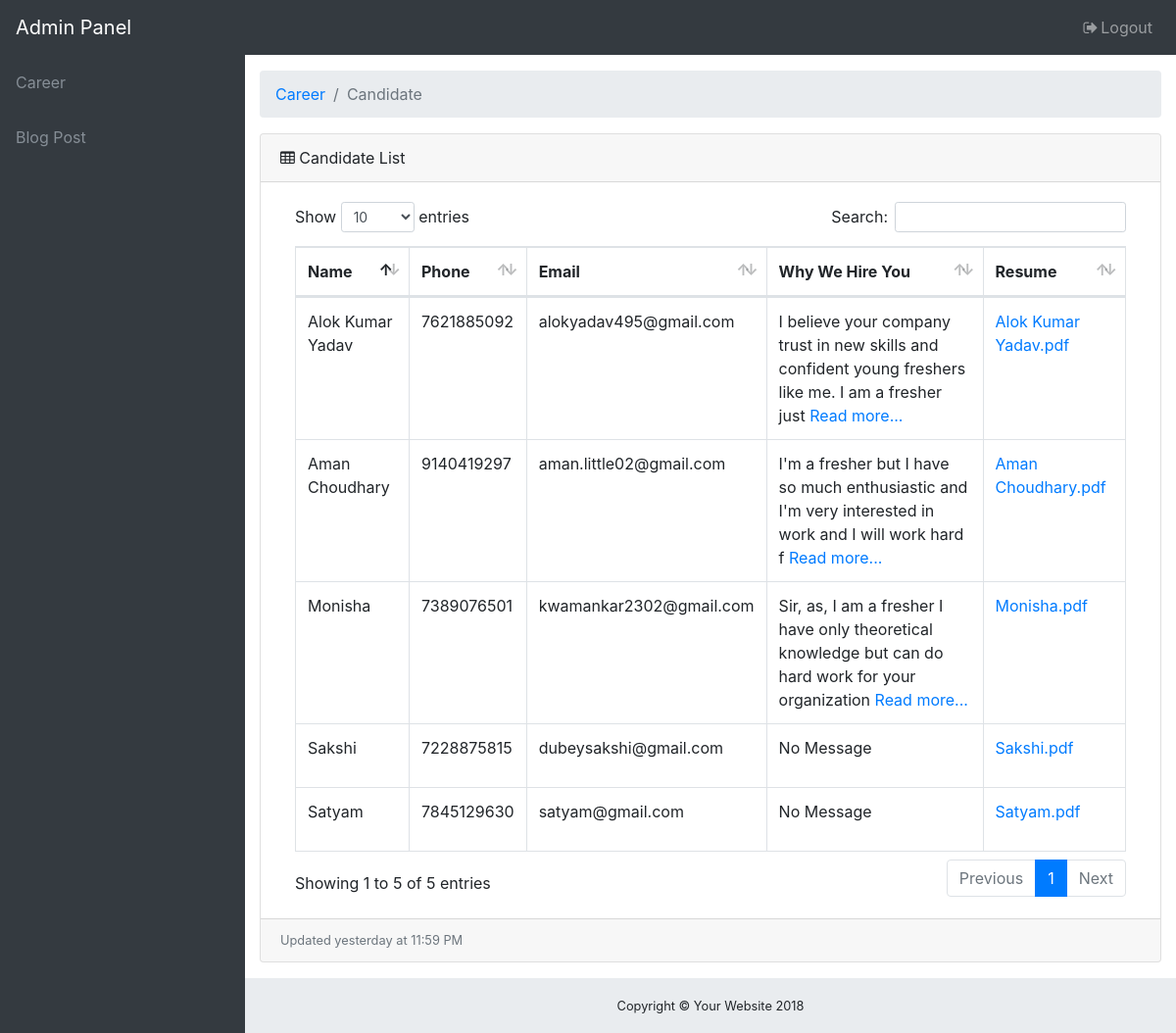
The app's page /admin_page/ with its own data.
### first/models.py (models this page shows)
class Resume_class(models.Model):
    name= models.CharField(max_length=30)
    email=models.EmailField(max_length=70, null=True)
    phone = models.IntegerField(default=200)
    whywehire_message = models.CharField(max_length=1000, blank=True)
    pdf_file = models.CharField(max_length=1000000)

### first/views.py (the view)
# urls.py: url(r'^admin_page/$', views.admin_view, name="admin_view"),
def admin_view(request):
    aspirant_list = []
    database_object = Resume_class.objects.all()
    for i in database_object:
        resume_obj = Resume_class()
        resume_obj.name = i.name
        resume_obj.phone = i.phone
        resume_obj.email = i.email
        temp =i.whywehire_message
        resume_obj.whywehire_message = temp[:100]
        resume_obj.pdf_file = i.pdf_file
        aspirant_list.append(resume_obj)
    return render(request, 'home.html', {'aspirant_list': aspirant_list})

### first/templates/home.html (shortened to what this page needs)
<!DOCTYPE html>
<html lang="en">
<head>
    {% load static %}
    <link href="{% static 'vendor/bootstrap/css/bootstrap.min.css' %}" rel="stylesheet">
    <link href="{% static 'vendor/font-awesome/css/font-awesome.min.css' %}" rel="stylesheet" type="text/css">
    <link href="{% static 'vendor/datatables/dataTables.bootstrap4.css' %}" rel="stylesheet">
    <link href="{% static 'css/sb-admin.css' %}" rel="stylesheet">
</head>
<body class="fixed-nav sticky-footer bg-dark" id="page-top">
  <nav class="navbar navbar-expand-lg navbar-dark bg-dark fixed-top" id="mainNav">
    <a class="navbar-brand" href="index.html">Admin Panel</a>
    <div class="collapse navbar-collapse" id="navbarResponsive">
      <ul class="navbar-nav navbar-sidenav" id="exampleAccordion">
          <li class="nav-item" data-toggle="tooltip" data-placement="right" title="Charts">
              <a class="nav-link" href="">
                <span class="nav-link-text">Career</span>
              </a>
            </li>
        <li class="nav-item" data-toggle="tooltip" data-placement="right" title="Dashboard">
          <a class="nav-link" href="blog">
            <span class="nav-link-text">Blog Post</span>
          </a>
        </li>
      </ul>
      <ul class="navbar-nav ml-auto">
        <li class="nav-item">
          <a class="nav-link" data-toggle="modal" data-target="#exampleModal">
            <i class="fa fa-fw fa-sign-out"></i>Logout</a>
        </li>
      </ul>
    </div>
  </nav>
  <div class="content-wrapper">
    <div class="container-fluid">
      <ol class="breadcrumb">
        <li class="breadcrumb-item">
          <a href="#">Career</a>
        </li>
        <li class="breadcrumb-item active">Candidate</li>
      </ol>
      <div class="card mb-3">
        <div class="card-header">
          <i class="fa fa-table"></i> Candidate List</div>
        <div class="card-body">
          <div class="table-responsive">
            <table class="table table-bordered" id="dataTable" width="100%" cellspacing="0">
              <thead>
                <tr>
                <th>Name</th>
                <th>Phone</th>
                <th>Email</th>
              <th>Why We Hire You</th>
                <th>Resume</th>
          </tr>
              </thead>
              <tbody>
               {% for asp in aspirant_list %}
    <tr>
             <td>{{asp.name}}</td>
           <td>{{asp.phone}}</td>
           <td>{{asp.email}}</td>
              <td><span class="teaser">{{asp.whywehire_message}}</span>
                  {% if asp.whywehire_message %}
                    <a href="candidate_details/{{asp.phone}}" >Read more...</a>
                    {% else %}
                  <p>No Message</p>
                  {% endif  %}
              </td>
              <td><a href="view_resume/{{asp.phone}}" target="_blank">{{asp.name}}.pdf</a></td>
           </tr>
  {% endfor %}
              </tbody>
            </table>
          </div>
        </div>
        <div class="card-footer small text-muted">Updated yesterday at 11:59 PM</div>
      </div>
    </div>
    <footer class="sticky-footer">
      <div class="container">
        <div class="text-center alok_class">
          <small>Copyright © Your Website 2018</small>
        </div>
      </div>
    </footer>
  </div>
</body>
</html>

### first/static/css/sb-admin.css (style rules this page uses)
html { position: relative; min-height: 100%; }
body { overflow-x: hidden; }
body.sticky-footer { margin-bottom: 56px; }
body.sticky-footer .content-wrapper { min-height: calc(100vh - 56px - 56px); }
body.fixed-nav { padding-top: 56px; }
.content-wrapper { min-height: calc(100vh - 56px); padding-top: 1rem; }
#mainNav .navbar-collapse { overflow: auto; max-height: 75vh; }
#mainNav .navbar-collapse .navbar-nav .nav-item .nav-link { cursor: pointer; }
@media (min-width: 992px) { #mainNav .navbar-brand { width: 250px; } }
@media (min-width: 992px) { #mainNav .navbar-collapse { overflow: visible; max-height: none; } }
@media (min-width: 992px) { #mainNav .navbar-collapse .navbar-sidenav { position: absolute; top: 0; left: 0; -webkit-flex-direction: column; -ms-flex-direction: column; flex-direction: column; margin-top: 56px; } }
@media (min-width: 992px) { #mainNav .navbar-collapse .navbar-sidenav > .nav-item { width: 250px; padding: 0; } }
@media (min-width: 992px) { #mainNav .navbar-collapse .navbar-sidenav > .nav-item > .nav-link { padding: 1em; } }
@media (min-width: 992px) { #mainNav.fixed-top .navbar-sidenav { height: calc(100vh - 112px); } }
.content-wrapper { overflow-x: hidden; background: white; }
@media (min-width: 992px) { .content-wrapper { margin-left: 250px; } }
#mainNav.navbar-dark .navbar-collapse .navbar-sidenav > .nav-item > .nav-link { color: #868e96; }
@media (min-width: 992px) { #mainNav.navbar-dark .navbar-collapse .navbar-sidenav { background: #343a40; } }
footer.sticky-footer { position: absolute; right: 0; bottom: 0; width: 100%; height: 56px; background-color: #e9ecef; line-height: 55px; }
@media (min-width: 992px) { footer.sticky-footer { width: calc(100% - 250px); } }

### records on screen
Resume_class: name "Alok Kumar Yadav", email "alokyadav495@gmail.com", name "Alok Kumar Yadav"
Resume_class: name "Aman Choudhary", email "aman.little02@gmail.com", name "Aman Choudhary"
Resume_class: name "Monisha", email "kwamankar2302@gmail.com", name "Monisha"
Resume_class: name "Sakshi", email "dubeysakshi@gmail.com", name "Sakshi"
Resume_class: name "Satyam", email "satyam@gmail.com", name "Satyam"

### other values on screen
{{ asp.phone }} "7621885092" "9140419297" "7389076501" "7228875815" "7845129630"
{{ asp.whywehire_message }} "I believe your company trust in new skills and confident young freshers like me. I am a fresher just" "I'm a fresher but I have so much enthusiastic and I'm very interested in work and I will work hard f" "Sir, as, I am a fresher I have only theoretical knowledge but can do hard work for your organization"
